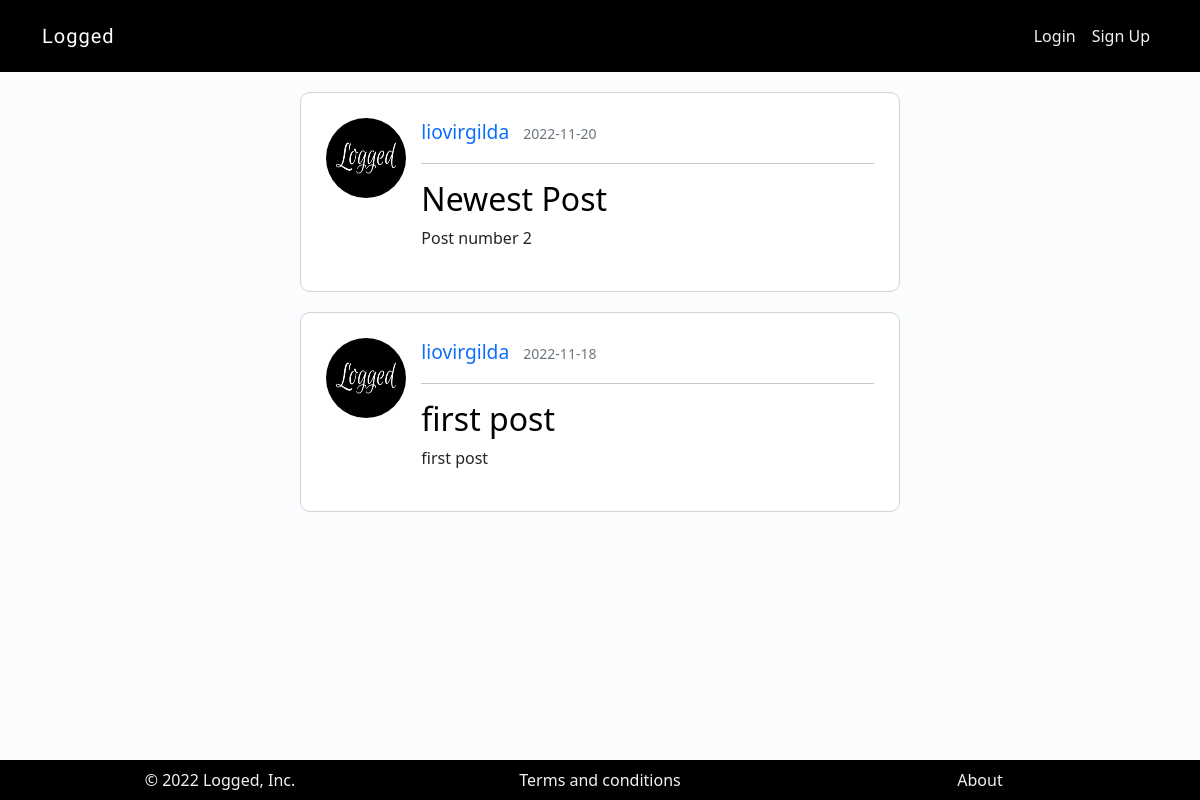
The page /1 on the database its author committed.
### blogapp/models.py (models this page shows, shortened)
class Post(db.Model):
    id = db.Column(db.Integer, primary_key=True)
    title = db.Column(db.String(100), nullable=False)
    postedOn = db.Column(db.DateTime, nullable=False, default=datetime.utcnow)
    text = db.Column(db.Text, nullable=False)
    user_id = db.Column(db.Integer, db.ForeignKey("user.id"), nullable=False)

class User(db.Model):
    id = db.Column(db.Integer, primary_key=True)
    name = db.Column(db.String, nullable=False)
    username = db.Column(db.String, unique=True, nullable=False)
    email = db.Column(db.String, unique=True, nullable=False)
    password = db.Column(db.String(40), nullable=False)
    profile_picture = db.Column(db.String, nullable=False, default="default.jpeg")
    summary = db.Column(db.String)
    posts = db.relationship("Post", backref="author", lazy=True)

### blogapp/routes.py (the view)
@app.route("/<int:id>")
def user_posts(id):
    posts = db.session.execute(db.select(Post).where(
            Post.user_id == id).order_by(Post.postedOn.desc())).scalars()
    return render_template("posts.html", title="Blog Homepage", posts = posts)

### blogapp/templates/posts.html
{% extends 'layout.html' %}
{% block content %}
{% if posts %}
    {% for post in posts %}
    <div class="container posts">
        <div class="row">
            <div class="col-3 col-md-2">
                <img class="picture_post" src="../static/uploads/{{post.author.profile_picture}}" alt="Profile Picture">
            </div>
            <div class="col-9 col-md-10">
                <div>
                    <a class="post-author mr-2" href="/{{post.user_id}}">{{ post.author.name }}</a>
                    <small class="text-muted">{{ post.postedOn.strftime("%Y-%m-%d") }}</small>
                </div>
                <hr>
                <div class="post-text">
                    <h2><a class="post-title" href="/post/{{post.id}}">{{ post.title }}</a></h2>
                    <p class="post-content">{{ post.text }}</p>
                </div>
            </div>
        </div>
    </div>
    {% endfor %}
{% endif %}
{% endblock %}

### blogapp/static/css/style.css (style rules this page uses)
body { background-color: #fafcfd; }
.signup, .login, .account, .homepage, .posts { margin: 50px auto; width: 70%; padding: 20px; border: 1px solid #ced4da; border-radius: 10px; background-color: #ffffff; }
.posts { margin: 20px auto; }
.picture_post { width:50px; height:50px; border-radius: 50%; }
.post-author { font-size: 1.2em; padding-right: 10px; text-decoration: none; }
.post-title { text-decoration: none; color: #000; }
@media only screen and (min-width: 768px) { .signup, .login, .homepage, .posts { width: 50%; padding: 25px; } }
@media only screen and (min-width: 992px) { .picture_post { width: 80px; height: 80px; } }

### rows shown on the page
Post: author.profile_picture (picture), author.name "liovirgilda", postedOn "2022-11-20", title "Newest Post", text "Post number 2"
Post: author.profile_picture (picture), author.name "liovirgilda", postedOn "2022-11-18", title "first post", text "first post"
